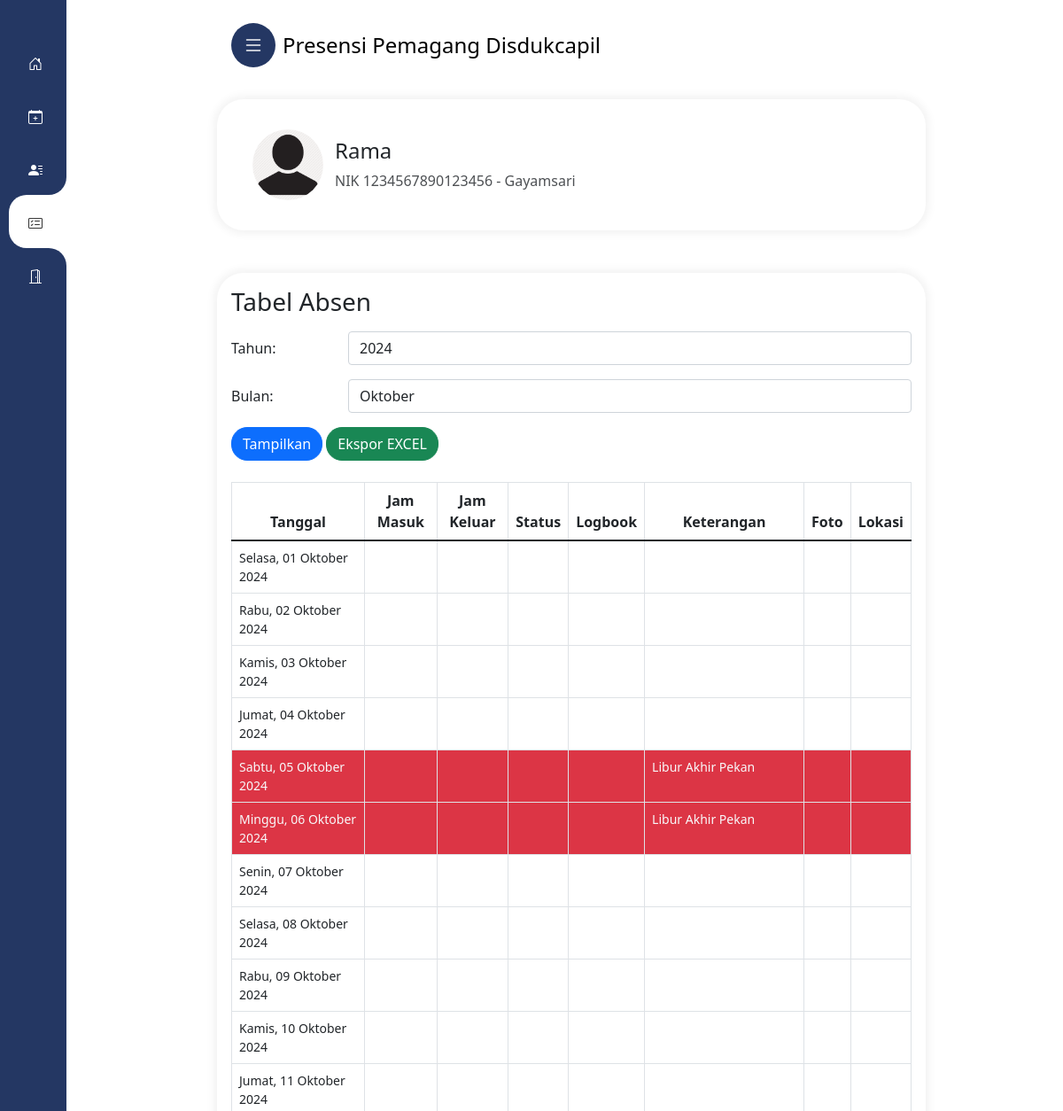
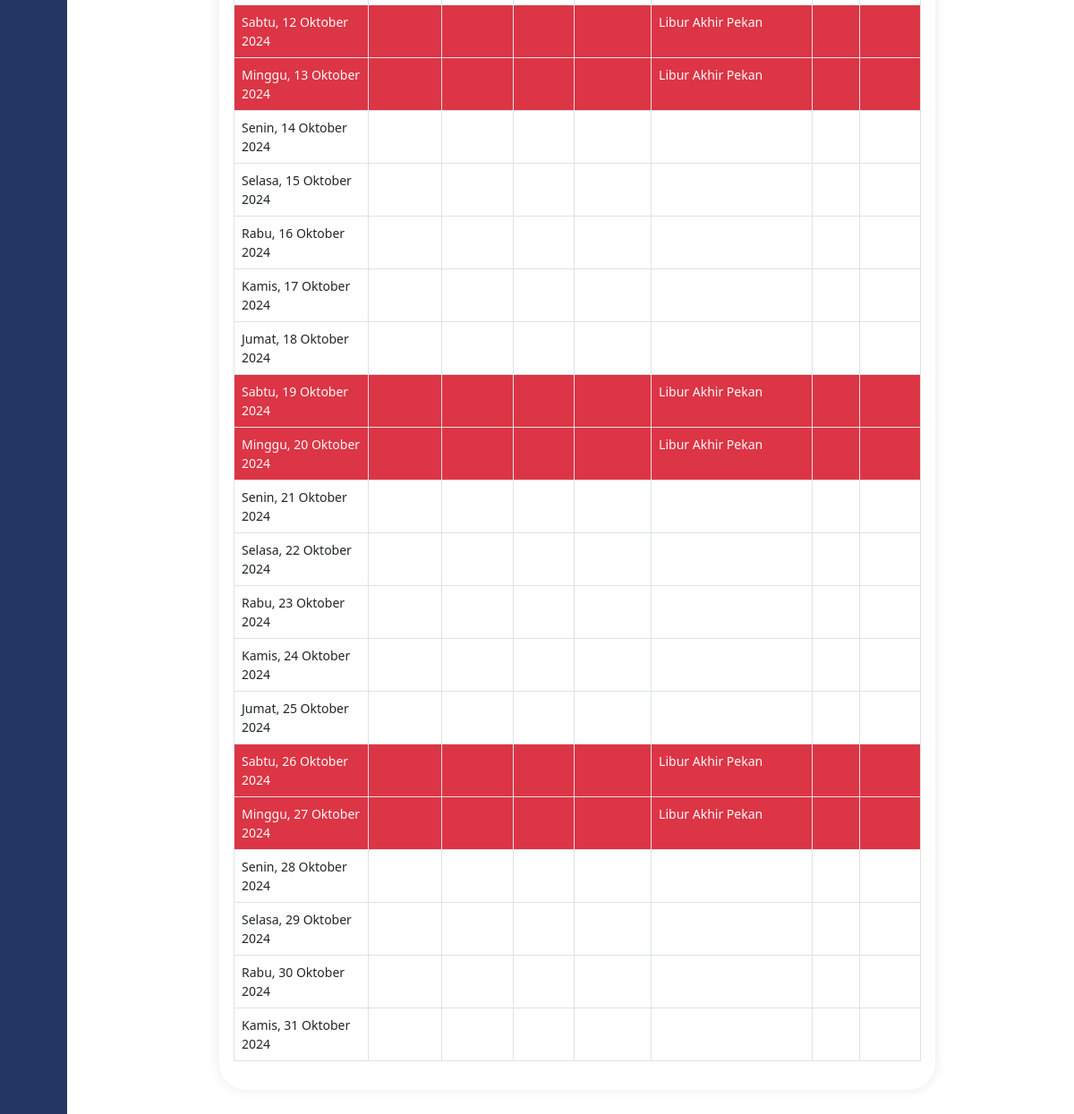
Page /riwayat.php (signed in) on the committed database (2 pictures, top to bottom).
### tables this page shows
CREATE TABLE `pengguna` (
  `id` int(11) NOT NULL,
  `nik` varchar(16) NOT NULL,
  `nama` varchar(30) NOT NULL,
  `password` varchar(255) NOT NULL,
  `penempatan_id` int(11) NOT NULL,
  `foto_profil` varchar(225) DEFAULT NULL
);

CREATE TABLE `penempatan` (
  `penempatan_id` int(11) NOT NULL,
  `penempatan_nama` varchar(50) NOT NULL,
  `alamat` varchar(255) NOT NULL,
  `latitude` varchar(30) NOT NULL,
  `longitude` varchar(30) NOT NULL,
  `link` varchar(255) NOT NULL
);

### riwayat.php (the view, shortened to what this page needs)
<?php
include_once 'cfgall.php';
?>
<!DOCTYPE html>
<html>
<head>
    <link rel="stylesheet" href="https://cdn.jsdelivr.net/npm/leaflet@1.7.1/dist/leaflet.css" />
</head>
<body>
    <div class="kolomkanan">
        <div class="mx-auto">
            <div class="card mb-5 p-3">
                <div class="leftP">
                    <div class="profileIcon leftC flex solo">
                        <label class="a flexIns fc" for="forProfile">
                            <span class="avatar flex center">
                                <img class="iniprofil" src="foto_profil/<?php echo $nama_file; ?>"
                                    alt="<?php echo $nama_file; ?>">
                            </span>
                            <span class="n flex column">
                                <span class="fontS">
                                    <h4>
                                        <?php echo $nama ?>
                                    </h4>
                                </span>
                                <p class="opacity" style="margin-bottom:0">
                                    NIK
                                    <?php echo $nik ?> -
                                    <?php echo $penempatan ?>
                                </p>
                            </span>
                        </label>
                    </div>
                </div>
            </div>
            <div class="card p-3" style="margin-bottom:50px">
                <?php
                $tahun = isset($_GET['tahun']) ? $_GET['tahun'] : date('Y');
                $bulan = isset($_GET['bulan']) ? $_GET['bulan'] : date('m');
                ?>
                <h3 class="mb-3">Tabel Absen</h3>
                <form method="get" action="">
                    <div class="form-group row mb-3">
                        <label for="tahun" class="col-sm-2 col-form-label">Tahun:</label>
                        <div class="col-sm-10">
                            <input type="text" class="form-control" id="tahun" name="tahun"
                                value="<?php echo $tahun; ?>">
                        </div>
                    </div>
                    <div class="form-group row mb-3">
                        <label for="bulan" class="col-sm-2 col-form-label">Bulan:</label>
                        <div class="col-sm-10">
                            <select class="form-control" id="bulan" name="bulan">
                                <?php
                                $nama_bulan = array('Januari', 'Februari', 'Maret', 'April', 'Mei', 'Juni', 'Juli', 'Agustus', 'September', 'Oktober', 'November', 'Desember');
                                for ($i = 1; $i <= 12; $i++) {
                                    $selected = ($i == $bulan) ? 'selected' : '';
                                    echo '<option value="' . sprintf("%02d", $i) . '" ' . $selected . '>' . $nama_bulan[$i - 1] . '</option>';
                                }
                                ?>
                            </select>
                        </div>
                    </div>
                    <button type="submit" class="btn btn-primary">Tampilkan</button>
                    <a class="btn btn-success"
                        href="eksporEXCEL.php?tahun=<?php echo $tahun; ?>&bulan=<?php echo $bulan; ?>">Ekspor EXCEL</a>
                </form>
                <br>
                <div class="table-responsive">
                    <table class="table table-bordered">
                        <thead>
                            <tr style="text-align:center">
                                <th width="150">Tanggal</th>
                                <th>Jam Masuk</th>
                                <th>Jam Keluar</th>
                                <th>Status</th>
                                <th>Logbook</th>
                                <th width="180">Keterangan</th>
                                <th width="50">Foto</th>
                                <th>Lokasi</th>
                            </tr>
                        </thead>
                        <tbody>
                            <?php
                            $jumlah_hari = cal_days_in_month(CAL_GREGORIAN, $bulan, $tahun);
                            $nama_hari_arr = array('Minggu', 'Senin', 'Selasa', 'Rabu', 'Kamis', 'Jumat', 'Sabtu', 'Minggu');
                            $nama_bulan_arr = array(
                                'Januari',
                                'Februari',
                                'Maret',
                                'April',
                                'Mei',
                                'Juni',
                                'Juli',
                                'Agustus',
                                'September',
                                'Oktober',
                                'November',
                                'Desember'
                            );
                            for ($i = 1; $i <= $jumlah_hari; $i++) {
                                $nama_hari = $nama_hari_arr[date('N', strtotime($tahun . '-' . $bulan . '-' . $i))];
                                $nama_bulan = $nama_bulan_arr[intval($bulan) - 1];
                                $bg_color = ($nama_hari == 'Sabtu' || $nama_hari == 'Minggu') ? 'text-light bg-danger' : '';
                                echo '<tr class="' . $bg_color . '">';
                                echo '<td>' . $nama_hari . ', ' . str_pad($i, 2, '0', STR_PAD_LEFT) . ' ' . $nama_bulan . ' ' . $tahun . '</td>';
                                $query = "SELECT absen.id_absen, absen.nik, absen.id_status, status_absen.nama_status, absen.logbook, absen.tanggal_absen, absen.jam_masuk, absen.jam_keluar, absen.keterangan, absen.foto_absen, absen.latlong
          FROM absen
          JOIN status_absen ON absen.id_status = status_absen.id_status
          WHERE nik = ? AND tanggal_absen = ?
          ORDER BY absen.id_absen DESC";
                                $tanggal_absen = $tahun . '-' . $bulan . '-' . str_pad($i, 2, '0', STR_PAD_LEFT);
                                $stmt = $conn->prepare($query);
                                $stmt->bindParam(1, $userid);
                                $stmt->bindParam(2, $tanggal_absen);
                                $stmt->execute();
                                $result = $stmt->fetchAll(PDO::FETCH_ASSOC);
                                if ($result) {
                                    $data_absen = $result[0];
                                    $jam_masuk = $data_absen['jam_masuk'];
                                    $jam_keluar = $data_absen['jam_keluar'];
                                    $status = $data_absen['nama_status'];
                                    $logbook = $data_absen['logbook'];
                                    $keterangan = $data_absen['keterangan'];
                                    $fotoAbsen = $data_absen['foto_absen'];
                                    $latlong = $data_absen['latlong'];
                                } else {
                                    $jam_masuk = '';
                                    $jam_keluar = '';
                                    $status = '';
                                    $logbook = '';
                                    $keterangan = '-';
                                    $fotoAbsen = '';
                                    $latlong = '';
                                    if ($nama_hari == 'Sabtu' || $nama_hari == 'Minggu') {
                                        $keterangan = 'Libur Akhir Pekan';
                                    } else {
                                        $keterangan = '';
                                    }
                                }
                                echo '<td>' . $jam_masuk . '</td>';
                                echo '<td>' . $jam_keluar . '</td>';
                                echo '<td>' . $status . '</td>';
                                echo '<td>' . $logbook . '</td>';
                                echo '<td>' . $keterangan . '</td>';
                                if (!empty($fotoAbsen)) {
                                    echo '<td class="text-center">';
                                    echo '<img class="ftabsen" src="hasil_absen/' . $fotoAbsen . '" alt="Foto Absen" id="' . $i . '" width="50px" height="50px" onclick="showFoto(\'' . $fotoAbsen . '\')">';
                                    echo '</td>';
                                } else {
                                    echo '<td></td>';
                                }
                                if (!empty($latlong)) {
                                    echo '<td class="text-center"><button type="button" class="tmlokasi btn btn-primary btn-sm" onclick="showModalMap(\'' . $latlong . '\')">Lihat</button></td>';
                                } else {
                                    echo '<td></td>';
                                }
                                echo '</tr>';
                            }
                            ?>
                        </tbody>
                    </table>
                </div>
            </div>
        </div>
    </div>
</body>
</html>

### header/style.css (style rules this page uses)
a,a:hover,a:focus { color: inherit;text-decoration: none;transition: all 0.3s; }
.btn { border-radius: 18px; }
.card, .modal-content { box-shadow: 0px 0px 10px 4px rgba(0, 0, 0, 0.05);border:none;border-radius: 30px; }
.flex { display:flex }
.flex.column { flex-direction:column }
.leftC { padding-inline: 20px; }
.leftP { position: relative;left: 0;top: 0;right: 0;padding-block: 18px;background-color: inherit; }
.profileIcon .a { align-items: center; }
.flexIns { display: inline-flex; }
.profileIcon .avatar { margin-inline-start: calc((35px - 20px) / 2 - 4px);margin-inline-end: calc(((35px - 20px) / 2) + 6px); }
.flex.center { align-items: center;justify-content: center; }
.avatar { min-width: 42px;min-height: 42px;border-radius: 50%;background-color: #f5f3f2;background-size: 100%;background-position: center;background-repeat: no-repeat; }
.avatar .iniprofil { width:80px;height:80px;border-radius: 50%; }
.profileIcon .n { max-width: calc(100% - 45px); }
.opacity { opacity: .8; }
@media only screen and (min-width: 576px) { .mx-auto { margin-top:20px } }
@media only screen and (min-width: 576px) { .kolomkanan { margin-left: 110px !important;margin-right: 20px !important; } }

### riwayat.php (style rules this page uses)
.mx-auto { max-width: 800px }
.card { margin-top: 10px; }
.table>tbody { font-size: 14px }

### rows in the picture
pengguna: nama "Rama", nik "1234567890123456", penempatan.penempatan_nama "Gayamsari"

### other values in the picture
$nama_hari "Selasa"
str_pad($i, 2, '0', STR_PAD_LEFT) "01"
$nama_bulan "Oktober"
$nama_hari "Rabu"
str_pad($i, 2, '0', STR_PAD_LEFT) "02"
$nama_hari "Kamis"
str_pad($i, 2, '0', STR_PAD_LEFT) "03"
$nama_hari "Jumat"
str_pad($i, 2, '0', STR_PAD_LEFT) "04"
$nama_hari "Sabtu"
str_pad($i, 2, '0', STR_PAD_LEFT) "05"
$keterangan "Libur Akhir Pekan"
$nama_hari "Minggu"
str_pad($i, 2, '0', STR_PAD_LEFT) "06"
$nama_hari "Senin"
